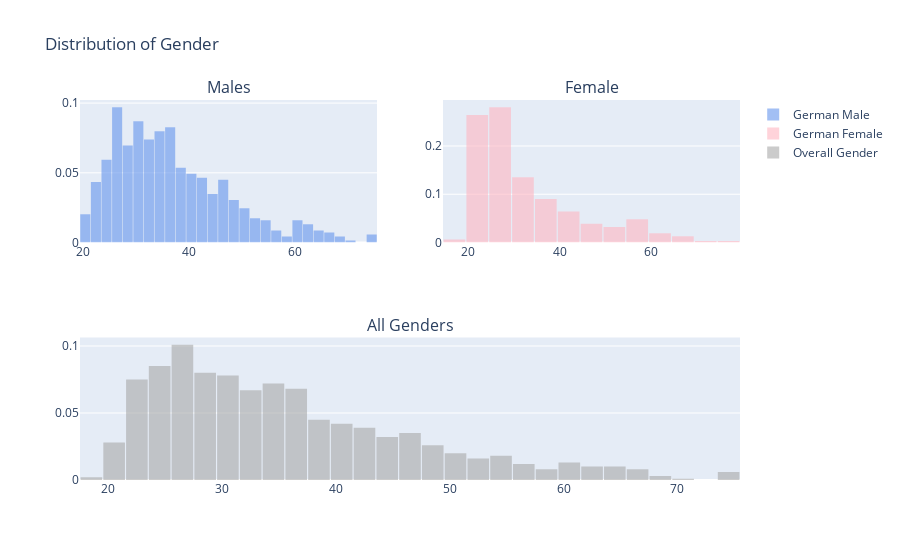

Notebook code for this chart:
### Code cell
from plotly import tools

by_age = df['Age'].values.tolist()
male_age = df['Age'].loc[df['Sex'] == 'male'].values.tolist()
female_age = df['Age'].loc[df['Sex'] == 'female'].values.tolist()

trace0 = go.Histogram(
    x=male_age,
    histnorm='probability',
    name="German Male",
    marker = dict(
        color = 'rgba(100, 149, 237, 0.6)',
    )
)
trace1 = go.Histogram(
    x=female_age,
    histnorm='probability',
    name="German Female",
    marker = dict(
        color = 'rgba(255, 182, 193, 0.6)',
    )
)
trace2 = go.Histogram(
    x=by_age,
    histnorm='probability',
    name="Overall Gender",
     marker = dict(
        color = 'rgba(169, 169, 169, 0.6)',
    )
)
fig = tools.make_subplots(rows=2, cols=2, specs=[[{}, {}], [{'colspan': 2}, None]],
                          subplot_titles=('Males','Female', 'All Genders'))

fig.append_trace(trace0, 1, 1)
fig.append_trace(trace1, 1, 2)
fig.append_trace(trace2, 2, 1)

fig['layout'].update(showlegend=True, title='Distribution of Gender', bargap=0.05)
iplot(fig, filename='custom-sized-subplot-with-subplot-titles')

### Figure 1 — Plotly figure (JSON) as saved in the notebook; plotly's stock layout.template omitted (floating-point values rounded to 4 significant figures; data arrays with more than 128 entries replaced by an {"elided": "..."} marker saying what was removed)
{"data": [{"histnorm": "probability", "marker": {"color": "rgba(100, 149, 237, 0.6)"}, "name": "German Male", "type": "histogram", "x": {"elided": "690 int values"}, "xaxis": "x", "yaxis": "y"}, {"histnorm": "probability", "marker": {"color": "rgba(255, 182, 193, 0.6)"}, "name": "German Female", "type": "histogram", "x": {"elided": "310 int values"}, "xaxis": "x2", "yaxis": "y2"}, {"histnorm": "probability", "marker": {"color": "rgba(169, 169, 169, 0.6)"}, "name": "Overall Gender", "type": "histogram", "x": {"elided": "1000 int values"}, "xaxis": "x3", "yaxis": "y3"}], "layout": {"annotations": [{"font": {"size": 16}, "showarrow": false, "text": "Males", "x": 0.225, "xanchor": "center", "xref": "paper", "y": 1, "yanchor": "bottom", "yref": "paper"}, {"font": {"size": 16}, "showarrow": false, "text": "Female", "x": 0.775, "xanchor": "center", "xref": "paper", "y": 1, "yanchor": "bottom", "yref": "paper"}, {"font": {"size": 16}, "showarrow": false, "text": "All Genders", "x": 0.5, "xanchor": "center", "xref": "paper", "y": 0.375, "yanchor": "bottom", "yref": "paper"}], "bargap": 0.05, "showlegend": true, "title": {"text": "Distribution of Gender"}, "xaxis": {"anchor": "y", "domain": [0, 0.45]}, "xaxis2": {"anchor": "y2", "domain": [0.55, 1]}, "xaxis3": {"anchor": "y3", "domain": [0, 1]}, "yaxis": {"anchor": "x", "domain": [0.625, 1]}, "yaxis2": {"anchor": "x2", "domain": [0.625, 1]}, "yaxis3": {"anchor": "x3", "domain": [0, 0.375]}}}
